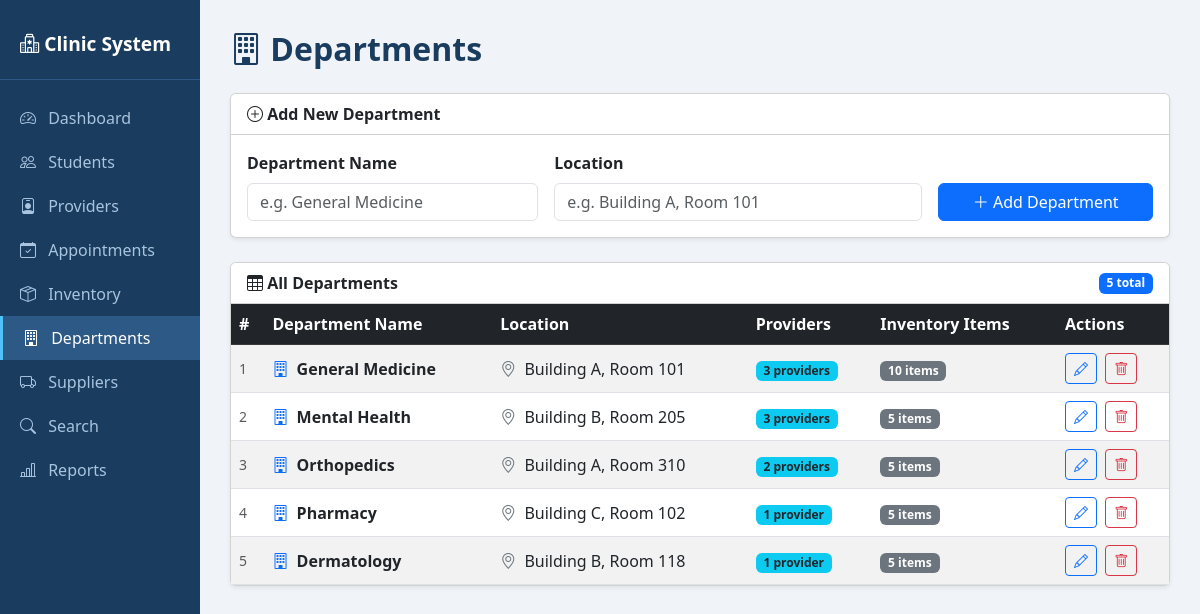
The page /departments.php on the database its author committed.
### tables this page shows
CREATE TABLE Department (
    department_id   INT AUTO_INCREMENT PRIMARY KEY,
    department_name VARCHAR(100) NOT NULL,
    location        VARCHAR(150) NOT NULL
);

### departments.php (the view, shortened to what this page needs)
<!DOCTYPE html>
<html lang="en">
<head>
  <link rel="stylesheet" href="https://cdn.jsdelivr.net/npm/bootstrap@5.3.0/dist/css/bootstrap.min.css">
  <link rel="stylesheet" href="https://cdn.jsdelivr.net/npm/bootstrap-icons@1.10.5/font/bootstrap-icons.css">
</head>
<body>
<div class="container-fluid">
<div class="row">
  <div class="col-md-2 sidebar">
    <div class="brand"><i class="bi bi-hospital"></i> Clinic System</div>
    <nav class="nav flex-column mt-3">
      <a href="index.php"        class="nav-link"><i class="bi bi-speedometer2"></i> Dashboard</a>
      <a href="students.php"     class="nav-link"><i class="bi bi-people"></i> Students</a>
      <a href="providers.php"    class="nav-link"><i class="bi bi-person-badge"></i> Providers</a>
      <a href="appointments.php" class="nav-link"><i class="bi bi-calendar-check"></i> Appointments</a>
      <a href="inventory.php"    class="nav-link"><i class="bi bi-box-seam"></i> Inventory</a>
      <a href="departments.php"  class="nav-link active"><i class="bi bi-building"></i> Departments</a>
      <a href="suppliers.php"    class="nav-link"><i class="bi bi-truck"></i> Suppliers</a>
      <a href="search.php"       class="nav-link"><i class="bi bi-search"></i> Search</a>
      <a href="reports.php"      class="nav-link"><i class="bi bi-bar-chart-line"></i> Reports</a>
    </nav>
  </div>
  <div class="col-md-10 main-content">
    <h2 class="page-title"><i class="bi bi-building"></i> Departments</h2>
    <?php
    $pdo = getDBConnection();
    $editRow = null;
    ?>
    <div class="card mb-4 shadow-sm">
      <div class="card-header bg-white fw-bold">
        <i class="bi bi-<?= $editRow ? 'pencil' : 'plus-circle' ?>"></i>
        <?= $editRow ? 'Edit Department' : 'Add New Department' ?>
      </div>
      <div class="card-body">
        <form method="post">
          <div class="row g-3">
            <div class="col-md-4">
              <label class="form-label fw-semibold">Department Name</label>
              <input type="text" class="form-control" name="department_name" required
                     placeholder="e.g. General Medicine"
                     value="<?= htmlspecialchars($editRow['department_name'] ?? '') ?>">
            </div>
            <div class="col-md-5">
              <label class="form-label fw-semibold">Location</label>
              <input type="text" class="form-control" name="location" required
                     placeholder="e.g. Building A, Room 101"
                     value="<?= htmlspecialchars($editRow['location'] ?? '') ?>">
            </div>
            <div class="col-md-3 d-flex align-items-end gap-2">
              <button class="btn btn-primary w-100">
                <i class="bi bi-<?= $editRow ? 'save' : 'plus-lg' ?>"></i>
                <?= $editRow ? 'Update' : 'Add Department' ?>
              </button>
            </div>
          </div>
        </form>
      </div>
    </div>
    <div class="card shadow-sm">
      <div class="card-header bg-white d-flex justify-content-between align-items-center">
        <span class="fw-bold"><i class="bi bi-table"></i> All Departments</span>
        <?php $total = $pdo->query("SELECT COUNT(*) FROM Department")->fetchColumn(); ?>
        <span class="badge bg-primary"><?= $total ?> total</span>
      </div>
      <div class="card-body p-0">
        <div class="table-responsive">
          <table class="table table-striped table-hover align-middle mb-0">
            <thead class="table-dark">
              <tr>
                <th>#</th>
                <th>Department Name</th>
                <th>Location</th>
                <th>Providers</th>
                <th>Inventory Items</th>
                <th>Actions</th>
              </tr>
            </thead>
            <tbody>
            <?php
            $departments = $pdo->query("
              SELECT d.*,
                     COUNT(DISTINCT hp.provider_id) AS provider_count,
                     COUNT(DISTINCT i.item_id)      AS item_count
              FROM Department d
              LEFT JOIN Healthcare_Provider hp ON d.department_id = hp.department_id
              LEFT JOIN Inventory i            ON d.department_id = i.department_id
              GROUP BY d.department_id, d.department_name, d.location
              ORDER BY d.department_id
            ")->fetchAll();
            foreach ($departments as $d):
            ?>
            <tr>
              <td class="text-muted small"><?= $d['department_id'] ?></td>
              <td>
                <i class="bi bi-building text-primary me-1"></i>
                <strong><?= htmlspecialchars($d['department_name']) ?></strong>
              </td>
              <td>
                <i class="bi bi-geo-alt text-secondary me-1"></i>
                <?= htmlspecialchars($d['location']) ?>
              </td>
              <td>
                <span class="badge bg-info text-dark"><?= $d['provider_count'] ?> provider<?= $d['provider_count'] != 1 ? 's' : '' ?></span>
              </td>
              <td>
                <span class="badge bg-secondary"><?= $d['item_count'] ?> item<?= $d['item_count'] != 1 ? 's' : '' ?></span>
              </td>
              <td>
                <a href="?edit=<?= $d['department_id'] ?>" class="btn btn-sm btn-outline-primary me-1">
                  <i class="bi bi-pencil"></i>
                </a>
                <form method="post" style="display:inline"
                      onsubmit="return confirm('Delete <?= htmlspecialchars(addslashes($d['department_name'])) ?>? This cannot be undone.')">
                  <button class="btn btn-sm btn-outline-danger">
                    <i class="bi bi-trash"></i>
                  </button>
                </form>
              </td>
            </tr>
            <?php endforeach; ?>
            </tbody>
          </table>
        </div>
      </div>
    </div>
  </div>
</div>
</div>
</body>
</html>

### departments.php (style rules this page uses)
body { background:#f0f4f8 }
.sidebar { background:#1a3c5e;min-height:100vh;padding:20px 0 }
.sidebar .brand { color:#fff;font-size:1.2rem;font-weight:700;padding:10px 20px 20px;border-bottom:1px solid #2d5986 }
.sidebar .nav-link { color:#a8c4e0;padding:10px 20px;transition:all .2s }
.sidebar .nav-link:hover,.sidebar .nav-link.active { background:#2d5986;color:#fff;border-left:3px solid #4fc3f7 }
.sidebar .nav-link i { margin-right:8px }
.main-content { padding:30px }
.page-title { color:#1a3c5e;font-weight:700;margin-bottom:25px }

### rows shown on the page
department: department_id "1", department_name "General Medicine", location "Building A, Room 101", provider_count "3", shows "s", item_count "10"
department: department_id "2", department_name "Mental Health", location "Building B, Room 205", provider_count "3", shows "s", item_count "5"
department: department_id "3", department_name "Orthopedics", location "Building A, Room 310", provider_count "2", item_count "5"
department: department_id "4", department_name "Pharmacy", location "Building C, Room 102", provider_count "1", item_count "5"
department: department_id "5", department_name "Dermatology", location "Building B, Room 118", provider_count "1", item_count "5"

### other values the page prints
$total "5"
